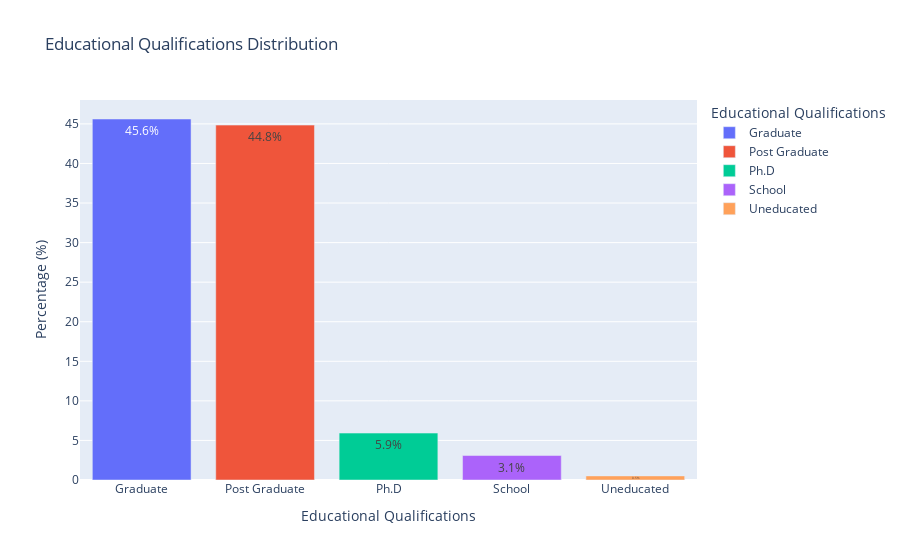

Notebook cell for this chart:
### Markdown cell above
- CREATE A BAR CHART FOR EDUCATIONAL QUALIFICATIONS

### Code cell
# Calculate the counts and percentages
edu_qual_counts = online_food['Educational Qualifications'].value_counts(normalize=True).reset_index()
edu_qual_counts.columns = ['Educational Qualifications', 'Percentage']
edu_qual_counts['Percentage'] *= 100

# Create the bar chart with color grading
fig = px.bar(edu_qual_counts, x='Educational Qualifications', y='Percentage', title='Educational Qualifications Distribution',
             labels={'Educational Qualifications': 'Educational Qualifications', 'Percentage': 'Percentage (%)'},
             color='Educational Qualifications', color_continuous_scale='Viridis')

# Add data labels
fig.update_traces(texttemplate='%{y:.1f}%', textposition='inside')

# Show the plot
fig.show()

### Figure 1 — Plotly figure (JSON) as saved in the notebook; plotly's stock layout.template omitted (floating-point values rounded to 4 significant figures)
{"data": [{"alignmentgroup": "True", "hovertemplate": "Educational Qualifications=%{x}<br>Percentage (%)=%{y}<extra></extra>", "legendgroup": "Graduate", "marker": {"color": "#636efa", "pattern": {"shape": ""}}, "name": "Graduate", "offsetgroup": "Graduate", "orientation": "v", "showlegend": true, "textposition": "inside", "texttemplate": "%{y:.1f}%", "type": "bar", "x": ["Graduate"], "xaxis": "x", "y": [45.62], "yaxis": "y"}, {"alignmentgroup": "True", "hovertemplate": "Educational Qualifications=%{x}<br>Percentage (%)=%{y}<extra></extra>", "legendgroup": "Post Graduate", "marker": {"color": "#EF553B", "pattern": {"shape": ""}}, "name": "Post Graduate", "offsetgroup": "Post Graduate", "orientation": "v", "showlegend": true, "textposition": "inside", "texttemplate": "%{y:.1f}%", "type": "bar", "x": ["Post Graduate"], "xaxis": "x", "y": [44.85], "yaxis": "y"}, {"alignmentgroup": "True", "hovertemplate": "Educational Qualifications=%{x}<br>Percentage (%)=%{y}<extra></extra>", "legendgroup": "Ph.D", "marker": {"color": "#00cc96", "pattern": {"shape": ""}}, "name": "Ph.D", "offsetgroup": "Ph.D", "orientation": "v", "showlegend": true, "textposition": "inside", "texttemplate": "%{y:.1f}%", "type": "bar", "x": ["Ph.D"], "xaxis": "x", "y": [5.928], "yaxis": "y"}, {"alignmentgroup": "True", "hovertemplate": "Educational Qualifications=%{x}<br>Percentage (%)=%{y}<extra></extra>", "legendgroup": "School", "marker": {"color": "#ab63fa", "pattern": {"shape": ""}}, "name": "School", "offsetgroup": "School", "orientation": "v", "showlegend": true, "textposition": "inside", "texttemplate": "%{y:.1f}%", "type": "bar", "x": ["School"], "xaxis": "x", "y": [3.093], "yaxis": "y"}, {"alignmentgroup": "True", "hovertemplate": "Educational Qualifications=%{x}<br>Percentage (%)=%{y}<extra></extra>", "legendgroup": "Uneducated", "marker": {"color": "#FFA15A", "pattern": {"shape": ""}}, "name": "Uneducated", "offsetgroup": "Uneducated", "orientation": "v", "showlegend": true, "textposition": "inside", "texttemplate": "%{y:.1f}%", "type": "bar", "x": ["Uneducated"], "xaxis": "x", "y": [0.5155], "yaxis": "y"}], "layout": {"barmode": "relative", "legend": {"title": {"text": "Educational Qualifications"}, "tracegroupgap": 0}, "title": {"text": "Educational Qualifications Distribution"}, "xaxis": {"anchor": "y", "categoryarray": ["Graduate", "Post Graduate", "Ph.D", "School", "Uneducated"], "categoryorder": "array", "domain": [0, 1], "title": {"text": "Educational Qualifications"}}, "yaxis": {"anchor": "x", "domain": [0, 1], "title": {"text": "Percentage (%)"}}}}
